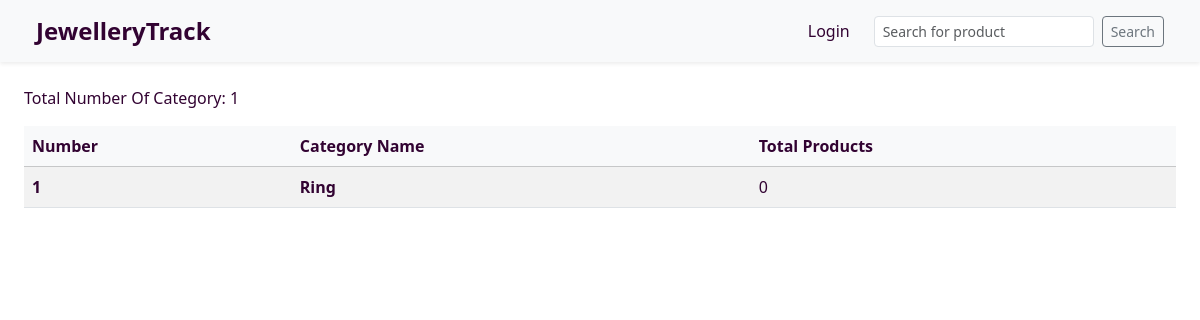
Page /categories/ on the earlier database version.
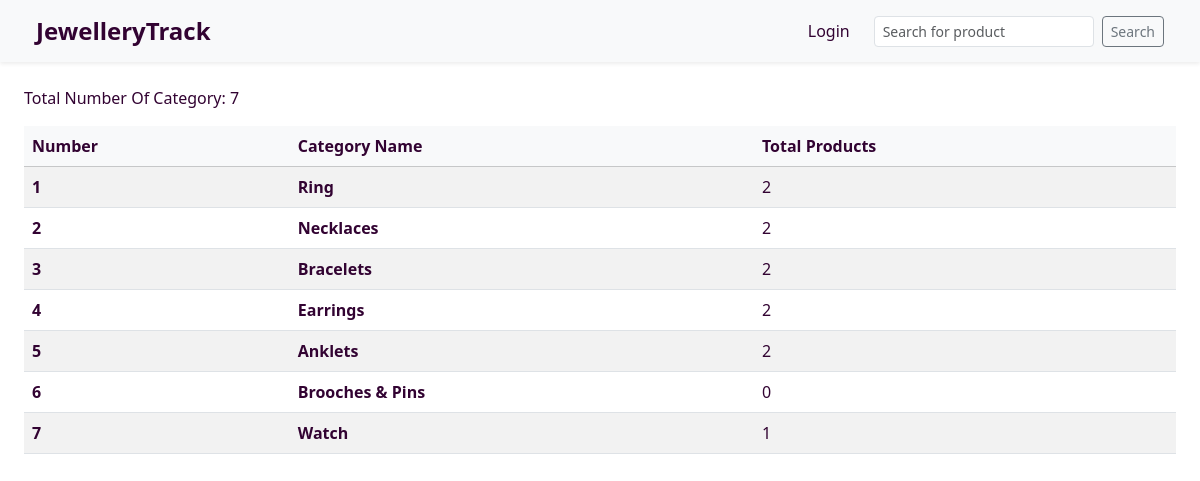
Same page on the later database version.
### main/models.py (models this page shows, shortened)
class Category(models.Model):
    category_name = models.CharField(max_length=1024)
    description = models.TextField()
    created_at = models.DateField(auto_now_add=True)

### main/views.py (the view)
# urls.py: path("categories/", views.all_category_view,name="all_category_view"),
def all_category_view(request : HttpRequest):
    categories = Category.objects.all().annotate(total_products=Count('product'))
    category_form = CategoryForm()
    return render(request, "main/categories.html",{"categories": categories, "category_form":category_form})

### main/forms.py
class CategoryForm(forms.ModelForm):
    class Meta:
        model = Category
        fields = "__all__"
        widgets = {
            'category_name': forms.TextInput(attrs={'class': 'form-control'}),
            'description': forms.Textarea(attrs={'class': 'form-control'}),
        }

### main/templates/main/categories.html (shortened to what this page needs)
{% extends 'main/base.html' %}
{% block content %}
<p> Total Number Of Category: {{categories.count}}</p>
<table class="table table-striped align-middle">
  <thead class="table-light">
    <tr>
      <th scope="col">Number</th>
      <th scope="col">Category Name</th>
      <th scope="col">Total Products</th>
    </tr>
  </thead>
  <tbody>
    {% for category in categories %}
    <tr>
      <th scope="row">{{ forloop.counter }}</th>
      <td>
        <a href="#" class="fw-bold text-decoration-none" data-bs-toggle="modal" data-bs-target="#categoryModal{{ category.id }}">
            {{ category.category_name }}
        </a>
      </td>
      <td>{{ category.total_products }}</td>
    </tr>
    {% endfor %}
  </tbody>
</table>
{% endblock %}

### main/templates/main/base.html (shortened to what this page needs)
{% load static %}
<!DOCTYPE html>
<html lang="en">
<head>
    <link href="{% static 'css/style.css'%}" rel="stylesheet">
    <link href="https://cdn.jsdelivr.net/npm/bootstrap@5.3.7/dist/css/bootstrap.min.css" rel="stylesheet">
    <link href="https://cdn.jsdelivr.net/npm/bootstrap-icons@1.11.1/font/bootstrap-icons.css" rel="stylesheet">
</head>
<body class="min-vh-100 d-flex flex-column">
  <nav class="navbar d-flex flex-column top-nav navbar-expand-lg navbar-light bg-light shadow-sm py-2 px-4">
    <div class="container-fluid ">
        <a class="navbar-brand fw-bold fs-4" href="{% if user.is_authenticated %} {% url 'main:dashboard_view' %}
         {% else %} {% url 'main:home_view' %}
         {% endif %}">
        JewelleryTrack
        </a>
    <div class="d-flex justify-content-end align-items-center">
      <ul class="navbar-nav me-3">
        <li class="nav-item">
           {% if request.user.is_authenticated %}
           <a class="nav-link small text-secondary d-inline-block" href="#">welcome, {{ request.user.username }}</a>
           <a class="nav-link small d-inline-block" href="{% url 'main:sign_out' %}?next={{request.path}}"> Log out</a>
           {% else %}
          <a class="nav-link small text-secondary d-inline-block" href="{% url 'main:login_view' %}">Login</a>
          {%endif%}
        </li>
      </ul>
      <form class="d-flex align-items-center" role="search" action="{% url 'product:search_view' %}">
        <input class="form-control form-control-sm me-2" type="search" name="search" placeholder="Search for product">
        <button class="btn btn-outline-secondary btn-sm" type="submit">Search</button>
      </form>
    </div>
    </div>
  </nav>
    <main class="flex-grow-1 p-4">
      {% block content %}
      {% endblock %}
    </main>
</body>
</html>

### main/static/css/style.css (style rules this page uses)
body { color: rgb(50, 3, 50) !important; height: 100%; }
.top-nav a { color: rgb(50, 3, 50) !important; }
.nav-link { white-space: nowrap; }
.table th,tr,td,a { color: rgb(50, 3, 50) !important; }

Differences in the rows shown:
changed Category "Ring": total_products "0" → "2"
added Category: category_name "Necklaces", total_products "2"
added Category: category_name "Bracelets", total_products "2"
added Category: category_name "Earrings", total_products "2"
added Category: category_name "Anklets", total_products "2"
added Category: category_name "Brooches & Pins", total_products "0"
added Category: category_name "Watch", total_products "1"
Other differences:
{{ categories.count }}: "1" → "7"
